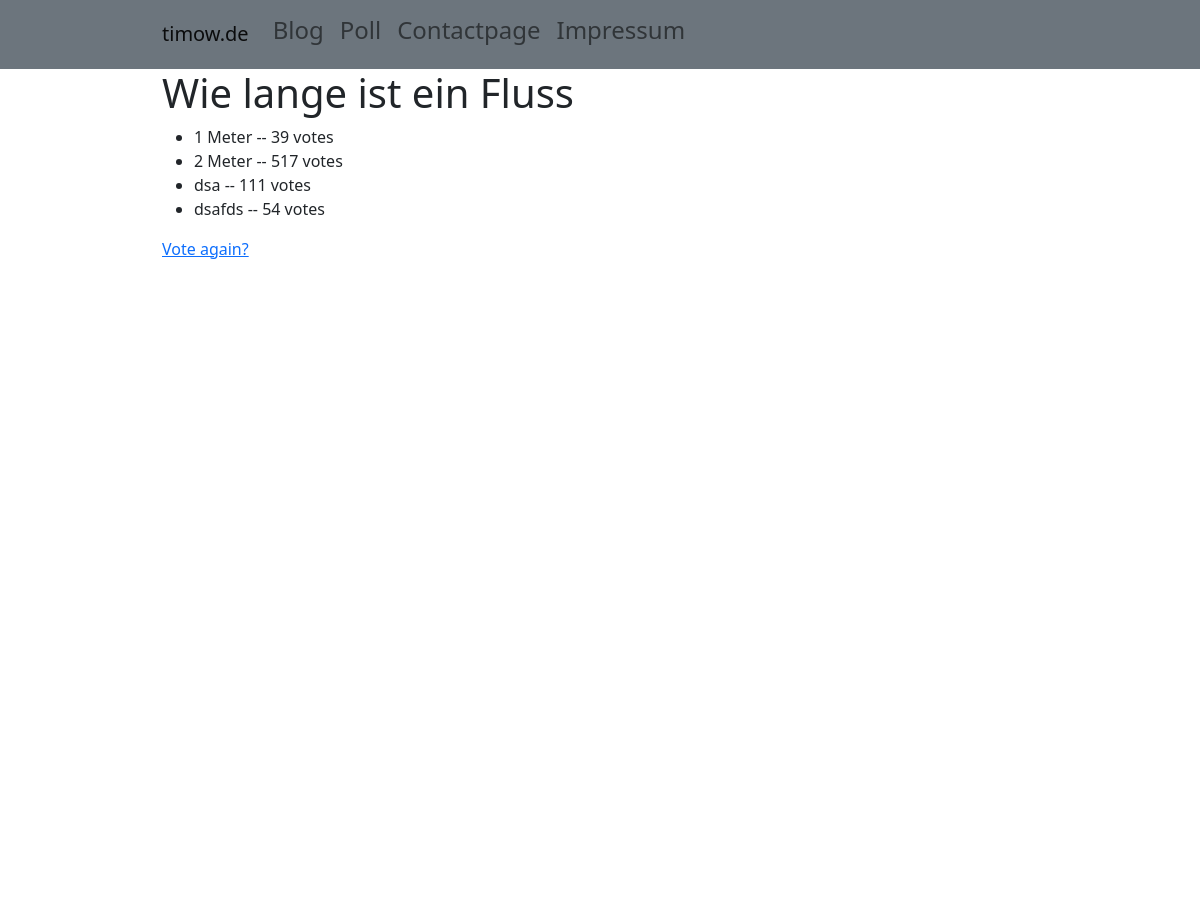
/1/results/ (upper part), run on an earlier commit of the app's database.
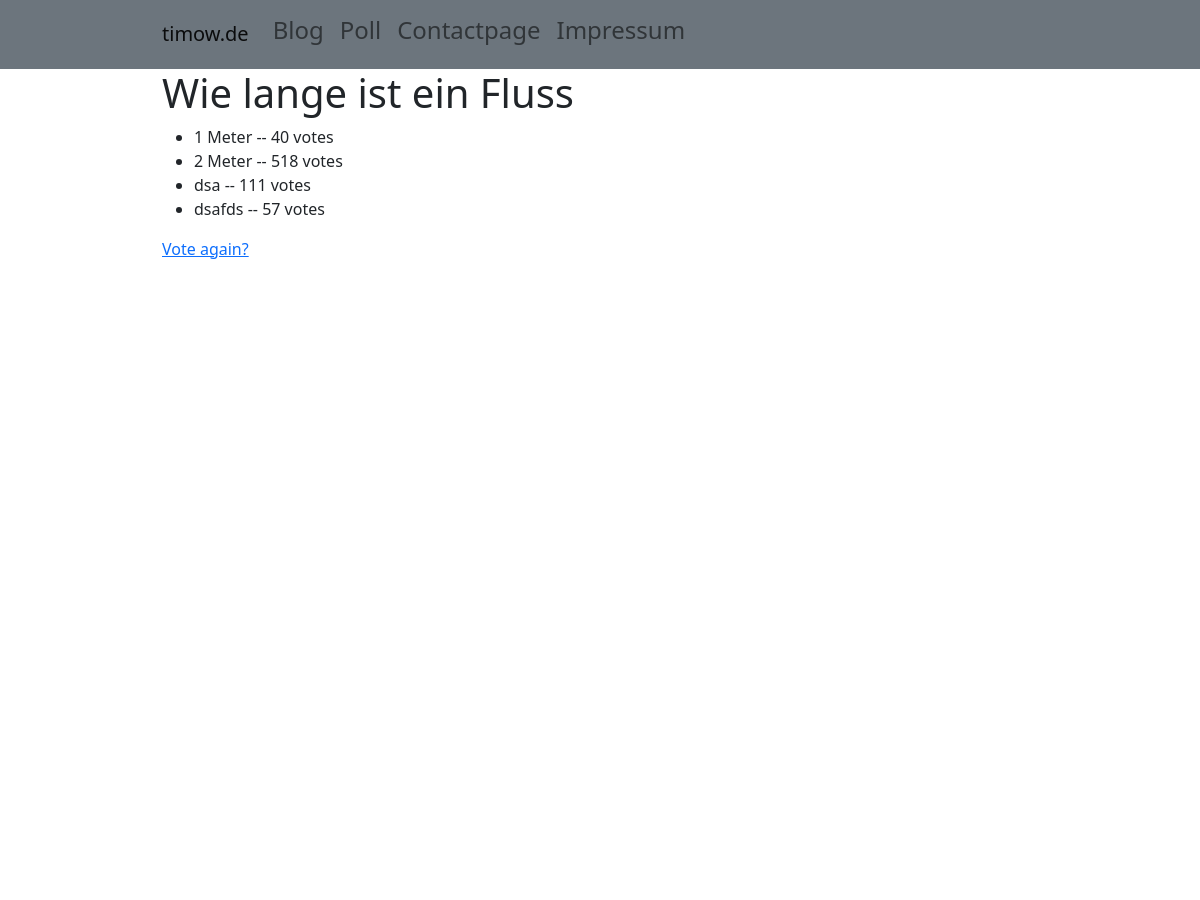
And on a later commit of the database.
### blog/models.py (models this page shows, shortened)
class Choice(models.Model):
    question = models.ForeignKey(Question, on_delete=models.CASCADE)
    choice_text = models.CharField(max_length=200)
    votes = models.IntegerField(default=0)

### blog/views.py (the view)
# urls.py: path("<int:question_id>/results/", views.results, name="results"),
def results(request, question_id):
    question = get_object_or_404(Question, pk=question_id)
    context = {
        "question": question,
    }
    return render(request, "blog/results.html", context)

### blog/templates/blog/results.html
{% extends 'basetemplate.html' %}
{% block content %}
<h1>{{ question.question_text }}</h1>
<ul>
    {% for choice in question.choice_set.all %}
    <li>{{ choice.choice_text }} -- {{ choice.votes }} vote{{ choice.votes|pluralize }}</li>
    {% endfor %}
</ul>
<a href="{% url 'blog:detail' question.id %}">Vote again?</a>
{% endblock content %}

What changed in the data, as far as the page shows it:
changed Choice "1 Meter": votes "39" → "40"
changed Choice "2 Meter": votes "517" → "518"
changed Choice "dsafds": votes "54" → "57"
